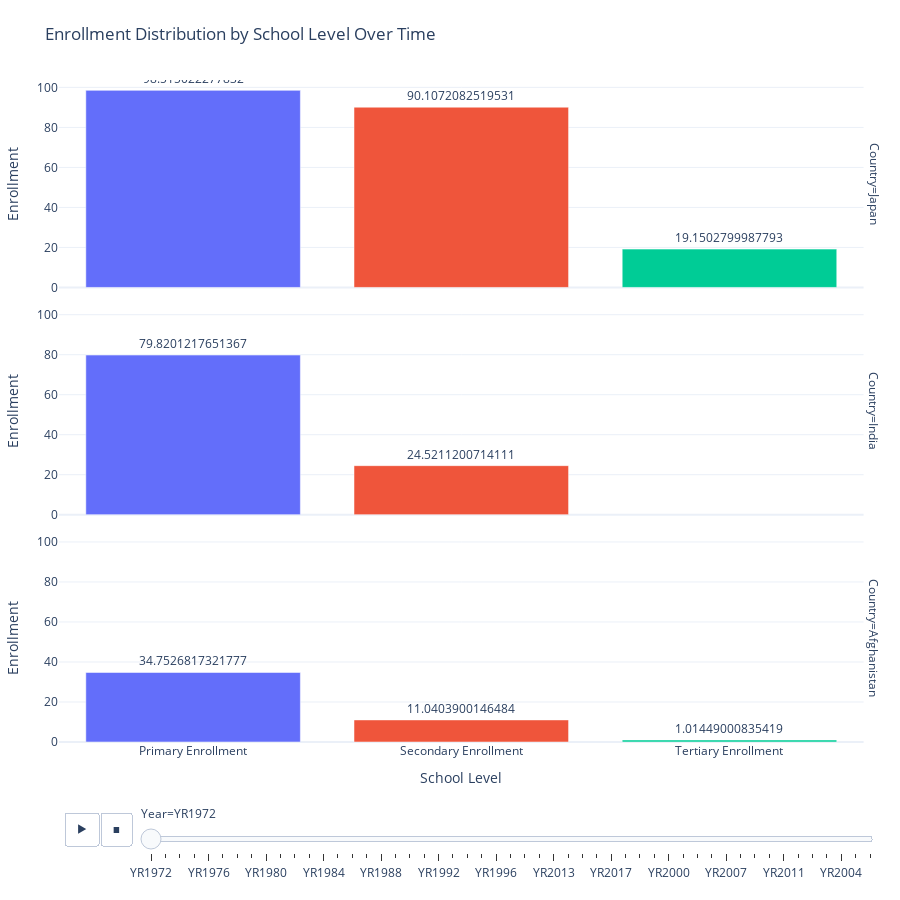

This figure's notebook cell:
### Markdown cell above
plotly bar graph

### Code cell
import pandas as pd
import plotly.express as px

# Assuming df is already defined in your environment
df_melt = (
    df
    .melt(
        id_vars=['Year', 'Country'],
        value_vars=['Primary Enrollment', 'Secondary Enrollment', 'Tertiary Enrollment'],
        var_name='Level',
        value_name='Enrollment'
    )
    .dropna(subset=['Enrollment'])
)

# Create an animated stacked bar chart faceted by country
fig = px.bar(
    df_melt,
    x='Level',
    y='Enrollment',
    color='Level',
    text='Enrollment',
    animation_frame='Year',
    facet_row='Country',
    title='Enrollment Distribution by School Level Over Time',
    labels={'Level': 'School Level', 'Enrollment': 'Enrollment'},
    template='plotly_white'
)

# Show values outside bars for clarity
fig.update_traces(textposition='outside', marker_line_width=0.5)
fig.update_layout(showlegend=False, height=300 * df_melt['Country'].nunique(), margin=dict(l=20, r=20, t=80, b=20))
fig.show()

### Figure 1 — Plotly figure (JSON) as saved in the notebook; plotly's stock layout.template omitted (floating-point values rounded to 4 significant figures)
{"data": [{"alignmentgroup": "True", "hovertemplate": "School Level=%{x}<br>Year=YR1972<br>Country=Japan<br>Enrollment=%{text}<extra></extra>", "legendgroup": "Primary Enrollment", "marker": {"color": "#636efa", "line": {"width": 0.5}, "pattern": {"shape": ""}}, "name": "Primary Enrollment", "offsetgroup": "Primary Enrollment", "orientation": "v", "showlegend": true, "text": [98.52], "textposition": "outside", "type": "bar", "x": ["Primary Enrollment"], "xaxis": "x3", "y": [98.52], "yaxis": "y3"}, {"alignmentgroup": "True", "hovertemplate": "School Level=%{x}<br>Year=YR1972<br>Country=India<br>Enrollment=%{text}<extra></extra>", "legendgroup": "Primary Enrollment", "marker": {"color": "#636efa", "line": {"width": 0.5}, "pattern": {"shape": ""}}, "name": "Primary Enrollment", "offsetgroup": "Primary Enrollment", "orientation": "v", "showlegend": false, "text": [79.82], "textposition": "outside", "type": "bar", "x": ["Primary Enrollment"], "xaxis": "x2", "y": [79.82], "yaxis": "y2"}, {"alignmentgroup": "True", "hovertemplate": "School Level=%{x}<br>Year=YR1972<br>Country=Afghanistan<br>Enrollment=%{text}<extra></extra>", "legendgroup": "Primary Enrollment", "marker": {"color": "#636efa", "line": {"width": 0.5}, "pattern": {"shape": ""}}, "name": "Primary Enrollment", "offsetgroup": "Primary Enrollment", "orientation": "v", "showlegend": false, "text": [34.75], "textposition": "outside", "type": "bar", "x": ["Primary Enrollment"], "xaxis": "x", "y": [34.75], "yaxis": "y"}, {"alignmentgroup": "True", "hovertemplate": "School Level=%{x}<br>Year=YR1972<br>Country=Japan<br>Enrollment=%{text}<extra></extra>", "legendgroup": "Secondary Enrollment", "marker": {"color": "#EF553B", "line": {"width": 0.5}, "pattern": {"shape": ""}}, "name": "Secondary Enrollment", "offsetgroup": "Secondary Enrollment", "orientation": "v", "showlegend": true, "text": [90.11], "textposition": "outside", "type": "bar", "x": ["Secondary Enrollment"], "xaxis": "x3", "y": [90.11], "yaxis": "y3"}, {"alignmentgroup": "True", "hovertemplate": "School Level=%{x}<br>Year=YR1972<br>Country=India<br>Enrollment=%{text}<extra></extra>", "legendgroup": "Secondary Enrollment", "marker": {"color": "#EF553B", "line": {"width": 0.5}, "pattern": {"shape": ""}}, "name": "Secondary Enrollment", "offsetgroup": "Secondary Enrollment", "orientation": "v", "showlegend": false, "text": [24.52], "textposition": "outside", "type": "bar", "x": ["Secondary Enrollment"], "xaxis": "x2", "y": [24.52], "yaxis": "y2"}, {"alignmentgroup": "True", "hovertemplate": "School Level=%{x}<br>Year=YR1972<br>Country=Afghanistan<br>Enrollment=%{text}<extra></extra>", "legendgroup": "Secondary Enrollment", "marker": {"color": "#EF553B", "line": {"width": 0.5}, "pattern": {"shape": ""}}, "name": "Secondary Enrollment", "offsetgroup": "Secondary Enrollment", "orientation": "v", "showlegend": false, "text": [11.04], "textposition": "outside", "type": "bar", "x": ["Secondary Enrollment"], "xaxis": "x", "y": [11.04], "yaxis": "y"}, {"alignmentgroup": "True", "hovertemplate": "School Level=%{x}<br>Year=YR1972<br>Country=Japan<br>Enrollment=%{text}<extra></extra>", "legendgroup": "Tertiary Enrollment", "marker": {"color": "#00cc96", "line": {"width": 0.5}, "pattern": {"shape": ""}}, "name": "Tertiary Enrollment", "offsetgroup": "Tertiary Enrollment", "orientation": "v", "showlegend": true, "text": [19.15], "textposition": "outside", "type": "bar", "x": ["Tertiary Enrollment"], "xaxis": "x3", "y": [19.15], "yaxis": "y3"}, {"alignmentgroup": "True", "hovertemplate": "School Level=%{x}<br>Year=YR1972<br>Country=Afghanistan<br>Enrollment=%{text}<extra></extra>", "legendgroup": "Tertiary Enrollment", "marker": {"color": "#00cc96", "line": {"width": 0.5}, "pattern": {"shape": ""}}, "name": "Tertiary Enrollment", "offsetgroup": "Tertiary Enrollment", "orientation": "v", "showlegend": false, "text": [1.014], "textposition": "outside", "type": "bar", "x": ["Tertiary Enrollment"], "xaxis": "x", "y": [1.014], "yaxis": "y"}], "layout": {"annotations": [{"font": {}, "showarrow": false, "text": "Country=Afghanistan", "textangle": 90, "x": 0.98, "xanchor": "left", "xref": "paper", "y": 0.1567, "yanchor": "middle", "yref": "paper"}, {"font": {}, "showarrow": false, "text": "Country=India", "textangle": 90, "x": 0.98, "xanchor": "left", "xref": "paper", "y": 0.5, "yanchor": "middle", "yref": "paper"}, {"font": {}, "showarrow": false, "text": "Country=Japan", "textangle": 90, "x": 0.98, "xanchor": "left", "xref": "paper", "y": 0.8433, "yanchor": "middle", "yref": "paper"}], "barmode": "relative", "height": 900, "legend": {"title": {"text": "School Level"}, "tracegroupgap": 0}, "margin": {"b": 20, "l": 20, "r": 20, "t": 80}, "showlegend": false, "sliders": [{"active": 0, "currentvalue": {"prefix": "Year="}, "len": 0.9, "pad": {"b": 10, "t": 60}, "steps": [{"args": [["YR1972"], {"frame": {"duration": 0, "redraw": true}, "fromcurrent": true, "mode": "immediate", "transition": {"duration": 0, "easing": "linear"}}], "label": "YR1972", "method": "animate"}, {"args": [["YR1973"], {"frame": {"duration": 0, "redraw": true}, "fromcurrent": true, "mode": "immediate", "transition": {"duration": 0, "easing": "linear"}}], "label": "YR1973", "method": "animate"}, {"args": [["YR1974"], {"frame": {"duration": 0, "redraw": true}, "fromcurrent": true, "mode": "immediate", "transition": {"duration": 0, "easing": "linear"}}], "label": "YR1974", "method": "animate"}, {"args": [["YR1975"], {"frame": {"duration": 0, "redraw": true}, "fromcurrent": true, "mode": "immediate", "transition": {"duration": 0, "easing": "linear"}}], "label": "YR1975", "method": "animate"}, {"args": [["YR1976"], {"frame": {"duration": 0, "redraw": true}, "fromcurrent": true, "mode": "immediate", "transition": {"duration": 0, "easing": "linear"}}], "label": "YR1976", "method": "animate"}, {"args": [["YR1977"], {"frame": {"duration": 0, "redraw": true}, "fromcurrent": true, "mode": "immediate", "transition": {"duration": 0, "easing": "linear"}}], "label": "YR1977", "method": "animate"}, {"args": [["YR1978"], {"frame": {"duration": 0, "redraw": true}, "fromcurrent": true, "mode": "immediate", "transition": {"duration": 0, "easing": "linear"}}], "label": "YR1978", "method": "animate"}, {"args": [["YR1979"], {"frame": {"duration": 0, "redraw": true}, "fromcurrent": true, "mode": "immediate", "transition": {"duration": 0, "easing": "linear"}}], "label": "YR1979", "method": "animate"}, {"args": [["YR1980"], {"frame": {"duration": 0, "redraw": true}, "fromcurrent": true, "mode": "immediate", "transition": {"duration": 0, "easing": "linear"}}], "label": "YR1980", "method": "animate"}, {"args": [["YR1981"], {"frame": {"duration": 0, "redraw": true}, "fromcurrent": true, "mode": "immediate", "transition": {"duration": 0, "easing": "linear"}}], "label": "YR1981", "method": "animate"}, {"args": [["YR1982"], {"frame": {"duration": 0, "redraw": true}, "fromcurrent": true, "mode": "immediate", "transition": {"duration": 0, "easing": "linear"}}], "label": "YR1982", "method": "animate"}, {"args": [["YR1983"], {"frame": {"duration": 0, "redraw": true}, "fromcurrent": true, "mode": "immediate", "transition": {"duration": 0, "easing": "linear"}}], "label": "YR1983", "method": "animate"}, {"args": [["YR1984"], {"frame": {"duration": 0, "redraw": true}, "fromcurrent": true, "mode": "immediate", "transition": {"duration": 0, "easing": "linear"}}], "label": "YR1984", "method": "animate"}, {"args": [["YR1985"], {"frame": {"duration": 0, "redraw": true}, "fromcurrent": true, "mode": "immediate", "transition": {"duration": 0, "easing": "linear"}}], "label": "YR1985", "method": "animate"}, {"args": [["YR1986"], {"frame": {"duration": 0, "redraw": true}, "fromcurrent": true, "mode": "immediate", "transition": {"duration": 0, "easing": "linear"}}], "label": "YR1986", "method": "animate"}, {"args": [["YR1987"], {"frame": {"duration": 0, "redraw": true}, "fromcurrent": true, "mode": "immediate", "transition": {"duration": 0, "easing": "linear"}}], "label": "YR1987", "method": "animate"}, {"args": [["YR1988"], {"frame": {"duration": 0, "redraw": true}, "fromcurrent": true, "mode": "immediate", "transition": {"duration": 0, "easing": "linear"}}], "label": "YR1988", "method": "animate"}, {"args": [["YR1989"], {"frame": {"duration": 0, "redraw": true}, "fromcurrent": true, "mode": "immediate", "transition": {"duration": 0, "easing": "linear"}}], "label": "YR1989", "method": "animate"}, {"args": [["YR1990"], {"frame": {"duration": 0, "redraw": true}, "fromcurrent": true, "mode": "immediate", "transition": {"duration": 0, "easing": "linear"}}], "label": "YR1990", "method": "animate"}, {"args": [["YR1991"], {"frame": {"duration": 0, "redraw": true}, "fromcurrent": true, "mode": "immediate", "transition": {"duration": 0, "easing": "linear"}}], "label": "YR1991", "method": "animate"}, {"args": [["YR1992"], {"frame": {"duration": 0, "redraw": true}, "fromcurrent": true, "mode": "immediate", "transition": {"duration": 0, "easing": "linear"}}], "label": "YR1992", "method": "animate"}, {"args": [["YR1993"], {"frame": {"duration": 0, "redraw": true}, "fromcurrent": true, "mode": "immediate", "transition": {"duration": 0, "easing": "linear"}}], "label": "YR1993", "method": "animate"}, {"args": [["YR1994"], {"frame": {"duration": 0, "redraw": true}, "fromcurrent": true, "mode": "immediate", "transition": {"duration": 0, "easing": "linear"}}], "label": "YR1994", "method": "animate"}, {"args": [["YR1995"], {"frame": {"duration": 0, "redraw": true}, "fromcurrent": true, "mode": "immediate", "transition": {"duration": 0, "easing": "linear"}}], "label": "YR1995", "method": "animate"}, {"args": [["YR1996"], {"frame": {"duration": 0, "redraw": true}, "fromcurrent": true, "mode": "immediate", "transition": {"duration": 0, "easing": "linear"}}], "label": "YR1996", "method": "animate"}, {"args": [["YR1997"], {"frame": {"duration": 0, "redraw": true}, "fromcurrent": true, "mode": "immediate", "transition": {"duration": 0, "easing": "linear"}}], "label": "YR1997", "method": "animate"}, {"args": [["YR1998"], {"frame": {"duration": 0, "redraw": true}, "fromcurrent": true, "mode": "immediate", "transition": {"duration": 0, "easing": "linear"}}], "label": "YR1998", "method": "animate"}, {"args": [["YR1999"], {"frame": {"duration": 0, "redraw": true}, "fromcurrent": true, "mode": "immediate", "transition": {"duration": 0, "easing": "linear"}}], "label": "YR1999", "method": "animate"}, {"args": [["YR2013"], {"frame": {"duration": 0, "redraw": true}, "fromcurrent": true, "mode": "immediate", "transition": {"duration": 0, "easing": "linear"}}], "label": "YR2013", "method": "animate"}, {"args": [["YR2014"], {"frame": {"duration": 0, "redraw": true}, "fromcurrent": true, "mode": "immediate", "transition": {"duration": 0, "easing": "linear"}}], "label": "YR2014", "method": "animate"}, {"args": [["YR2015"], {"frame": {"duration": 0, "redraw": true}, "fromcurrent": true, "mode": "immediate", "transition": {"duration": 0, "easing": "linear"}}], "label": "YR2015", "method": "animate"}, {"args": [["YR2016"], {"frame": {"duration": 0, "redraw": true}, "fromcurrent": true, "mode": "immediate", "transition": {"duration": 0, "easing": "linear"}}], "label": "YR2016", "method": "animate"}, {"args": [["YR2017"], {"frame": {"duration": 0, "redraw": true}, "fromcurrent": true, "mode": "immediate", "transition": {"duration": 0, "easing": "linear"}}], "label": "YR2017", "method": "animate"}, {"args": [["YR2018"], {"frame": {"duration": 0, "redraw": true}, "fromcurrent": true, "mode": "immediate", "transition": {"duration": 0, "easing": "linear"}}], "label": "YR2018", "method": "animate"}, {"args": [["YR2019"], {"frame": {"duration": 0, "redraw": true}, "fromcurrent": true, "mode": "immediate", "transition": {"duration": 0, "easing": "linear"}}], "label": "YR2019", "method": "animate"}, {"args": [["YR2020"], {"frame": {"duration": 0, "redraw": true}, "fromcurrent": true, "mode": "immediate", "transition": {"duration": 0, "easing": "linear"}}], "label": "YR2020", "method": "animate"}, {"args": [["YR2000"], {"frame": {"duration": 0, "redraw": true}, "fromcurrent": true, "mode": "immediate", "transition": {"duration": 0, "easing": "linear"}}], "label": "YR2000", "method": "animate"}, {"args": [["YR2001"], {"frame": {"duration": 0, "redraw": true}, "fromcurrent": true, "mode": "immediate", "transition": {"duration": 0, "easing": "linear"}}], "label": "YR2001", "method": "animate"}, {"args": [["YR2002"], {"frame": {"duration": 0, "redraw": true}, "fromcurrent": true, "mode": "immediate", "transition": {"duration": 0, "easing": "linear"}}], "label": "YR2002", "method": "animate"}, {"args": [["YR2003"], {"frame": {"duration": 0, "redraw": true}, "fromcurrent": true, "mode": "immediate", "transition": {"duration": 0, "easing": "linear"}}], "label": "YR2003", "method": "animate"}, {"args": [["YR2007"], {"frame": {"duration": 0, "redraw": true}, "fromcurrent": true, "mode": "immediate", "transition": {"duration": 0, "easing": "linear"}}], "label": "YR2007", "method": "animate"}, {"args": [["YR2008"], {"frame": {"duration": 0, "redraw": true}, "fromcurrent": true, "mode": "immediate", "transition": {"duration": 0, "easing": "linear"}}], "label": "YR2008", "method": "animate"}, {"args": [["YR2009"], {"frame": {"duration": 0, "redraw": true}, "fromcurrent": true, "mode": "immediate", "transition": {"duration": 0, "easing": "linear"}}], "label": "YR2009", "method": "animate"}, {"args": [["YR2010"], {"frame": {"duration": 0, "redraw": true}, "fromcurrent": true, "mode": "immediate", "transition": {"duration": 0, "easing": "linear"}}], "label": "YR2010", "method": "animate"}, {"args": [["YR2011"], {"frame": {"duration": 0, "redraw": true}, "fromcurrent": true, "mode": "immediate", "transition": {"duration": 0, "easing": "linear"}}], "label": "YR2011", "method": "animate"}, {"args": [["YR2012"], {"frame": {"duration": 0, "redraw": true}, "fromcurrent": true, "mode": "immediate", "transition": {"duration": 0, "easing": "linear"}}], "label": "YR2012", "method": "animate"}, {"args": [["YR1970"], {"frame": {"duration": 0, "redraw": true}, "fromcurrent": true, "mode": "immediate", "transition": {"duration": 0, "easing": "linear"}}], "label": "YR1970", "method": "animate"}, {"args": [["YR1971"], {"frame": {"duration": 0, "redraw": true}, "fromcurrent": true, "mode": "immediate", "transition": {"duration": 0, "easing": "linear"}}], "label": "YR1971", "method": "animate"}, {"args": [["YR2004"], {"frame": {"duration": 0, "redraw": true}, "fromcurrent": true, "mode": "immediate", "transition": {"duration": 0, "easing": "linear"}}], "label": "YR2004", "method": "animate"}, {"args": [["YR2005"], {"frame": {"duration": 0, "redraw": true}, "fromcurrent": true, "mode": "immediate", "transition": {"duration": 0, "easing": "linear"}}], "label": "YR2005", "method": "animate"}, {"args": [["YR2006"], {"frame": {"duration": 0, "redraw": true}, "fromcurrent": true, "mode": "immediate", "transition": {"duration": 0, "easing": "linear"}}], "label": "YR2006", "method": "animate"}], "x": 0.1, "xanchor": "left", "y": 0, "yanchor": "top"}], "title": {"text": "Enrollment Distribution by School Level Over Time"}, "updatemenus": [{"buttons": [{"args": [null, {"frame": {"duration": 500, "redraw": true}, "fromcurrent": true, "mode": "immediate", "transition": {"duration": 500, "easing": "linear"}}], "label": "&#9654;", "method": "animate"}, {"args": [[null], {"frame": {"duration": 0, "redraw": true}, "fromcurrent": true, "mode": "immediate", "transition": {"duration": 0, "easing": "linear"}}], "label": "&#9724;", "method": "animate"}], "direction": "left", "pad": {"r": 10, "t": 70}, "showactive": false, "type": "buttons", "x": 0.1, "xanchor": "right", "y": 0, "yanchor": "top"}], "xaxis": {"anchor": "y", "categoryarray": ["Primary Enrollment", "Secondary Enrollment", "Tertiary Enrollment"], "categoryorder": "array", "domain": [0, 0.98], "title": {"text": "School Level"}}, "xaxis2": {"anchor": "y2", "domain": [0, 0.98], "matches": "x", "showticklabels": false}, "xaxis3": {"anchor": "y3", "domain": [0, 0.98], "matches": "x", "showticklabels": false}, "yaxis": {"anchor": "x", "domain": [0, 0.3133], "title": {"text": "Enrollment"}}, "yaxis2": {"anchor": "x2", "domain": [0.3433, 0.6567], "matches": "y", "title": {"text": "Enrollment"}}, "yaxis3": {"anchor": "x3", "domain": [0.6867, 1.0], "matches": "y", "title": {"text": "Enrollment"}}}}
